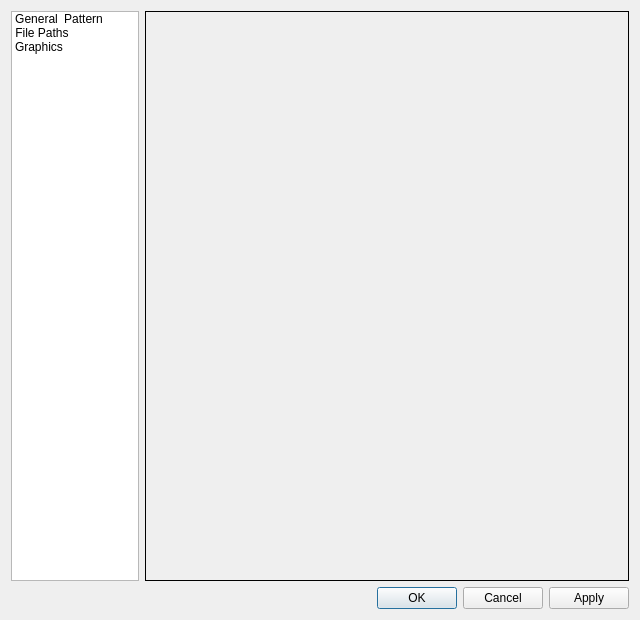
<?xml version="1.0" encoding="UTF-8"?>
<ui version="4.0">
 <class>DialogPreferences</class>
 <widget class="QDialog" name="DialogPreferences">
  <property name="geometry">
   <rect>
    <x>0</x>
    <y>0</y>
    <width>640</width>
    <height>620</height>
   </rect>
  </property>
  <property name="sizePolicy">
   <sizepolicy hsizetype="Fixed" vsizetype="Fixed">
    <horstretch>0</horstretch>
    <verstretch>0</verstretch>
   </sizepolicy>
  </property>
  <property name="minimumSize">
   <size>
    <width>640</width>
    <height>620</height>
   </size>
  </property>
  <property name="maximumSize">
   <size>
    <width>640</width>
    <height>620</height>
   </size>
  </property>
  <property name="windowTitle">
   <string>Application Preferences</string>
  </property>
  <property name="windowIcon">
   <iconset resource="../../../libs/vmisc/share/resources/theme.qrc">
    <normaloff>:/icons/win.icon.theme/16x16/actions/preferences-other.png</normaloff>:/icons/win.icon.theme/16x16/actions/preferences-other.png</iconset>
  </property>
  <layout class="QVBoxLayout" name="verticalLayout">
   <item>
    <layout class="QHBoxLayout" name="horizontalLayout">
     <item>
      <widget class="QListWidget" name="contents_ListWidget">
       <property name="minimumSize">
        <size>
         <width>128</width>
         <height>0</height>
        </size>
       </property>
       <property name="maximumSize">
        <size>
         <width>128</width>
         <height>16777215</height>
        </size>
       </property>
       <property name="iconSize">
        <size>
         <width>96</width>
         <height>84</height>
        </size>
       </property>
       <property name="textElideMode">
        <enum>Qt::ElideMiddle</enum>
       </property>
       <property name="movement">
        <enum>QListView::Static</enum>
       </property>
       <property name="spacing">
        <number>12</number>
       </property>
       <property name="viewMode">
        <enum>QListView::IconMode</enum>
       </property>
       <property name="currentRow">
        <number>-1</number>
       </property>
       <item>
        <property name="text">
         <string>General</string>
        </property>
        <property name="textAlignment">
         <set>AlignCenter</set>
        </property>
        <property name="icon">
         <iconset resource="../../../libs/vmisc/share/resources/icon.qrc">
          <normaloff>:/icon/config.png</normaloff>:/icon/config.png</iconset>
        </property>
        <property name="flags">
         <set>ItemIsSelectable|ItemIsUserCheckable|ItemIsEnabled</set>
        </property>
       </item>
       <item>
        <property name="text">
         <string>Pattern</string>
        </property>
        <property name="textAlignment">
         <set>AlignCenter</set>
        </property>
        <property name="icon">
         <iconset resource="../../../libs/vmisc/share/resources/icon.qrc">
          <normaloff>:/icon/pattern_config.png</normaloff>:/icon/pattern_config.png</iconset>
        </property>
        <property name="flags">
         <set>ItemIsSelectable|ItemIsUserCheckable|ItemIsEnabled</set>
        </property>
       </item>
       <item>
        <property name="text">
         <string>File Paths</string>
        </property>
        <property name="textAlignment">
         <set>AlignCenter</set>
        </property>
        <property name="icon">
         <iconset resource="../../../libs/vmisc/share/resources/icon.qrc">
          <normaloff>:/icon/path_config.png</normaloff>:/icon/path_config.png</iconset>
        </property>
        <property name="flags">
         <set>ItemIsSelectable|ItemIsUserCheckable|ItemIsEnabled</set>
        </property>
       </item>
       <item>
        <property name="text">
         <string>Graphics</string>
        </property>
        <property name="textAlignment">
         <set>AlignCenter</set>
        </property>
        <property name="icon">
         <iconset resource="../../../libs/vmisc/share/resources/icon.qrc">
          <normaloff>:/icon/graphics_view_config.png</normaloff>:/icon/graphics_view_config.png</iconset>
        </property>
       </item>
      </widget>
     </item>
     <item>
      <widget class="QStackedWidget" name="pages_StackedWidget">
       <property name="sizePolicy">
        <sizepolicy hsizetype="Expanding" vsizetype="Preferred">
         <horstretch>0</horstretch>
         <verstretch>0</verstretch>
        </sizepolicy>
       </property>
       <property name="minimumSize">
        <size>
         <width>0</width>
         <height>0</height>
        </size>
       </property>
       <property name="maximumSize">
        <size>
         <width>16777215</width>
         <height>570</height>
        </size>
       </property>
       <property name="sizeIncrement">
        <size>
         <width>0</width>
         <height>0</height>
        </size>
       </property>
       <property name="frameShape">
        <enum>QFrame::Box</enum>
       </property>
       <widget class="QWidget" name="page_2"/>
      </widget>
     </item>
    </layout>
   </item>
   <item>
    <widget class="QDialogButtonBox" name="buttonBox">
     <property name="orientation">
      <enum>Qt::Horizontal</enum>
     </property>
     <property name="standardButtons">
      <set>QDialogButtonBox::Apply|QDialogButtonBox::Cancel|QDialogButtonBox::Ok</set>
     </property>
    </widget>
   </item>
  </layout>
 </widget>
 <resources>
  <include location="../../../libs/vmisc/share/resources/theme.qrc"/>
  <include location="../../../libs/vmisc/share/resources/icon.qrc"/>
 </resources>
 <connections>
  <connection>
   <sender>buttonBox</sender>
   <signal>rejected()</signal>
   <receiver>DialogPreferences</receiver>
   <slot>reject()</slot>
   <hints>
    <hint type="sourcelabel">
     <x>316</x>
     <y>260</y>
    </hint>
    <hint type="destinationlabel">
     <x>286</x>
     <y>274</y>
    </hint>
   </hints>
  </connection>
 </connections>
</ui>
